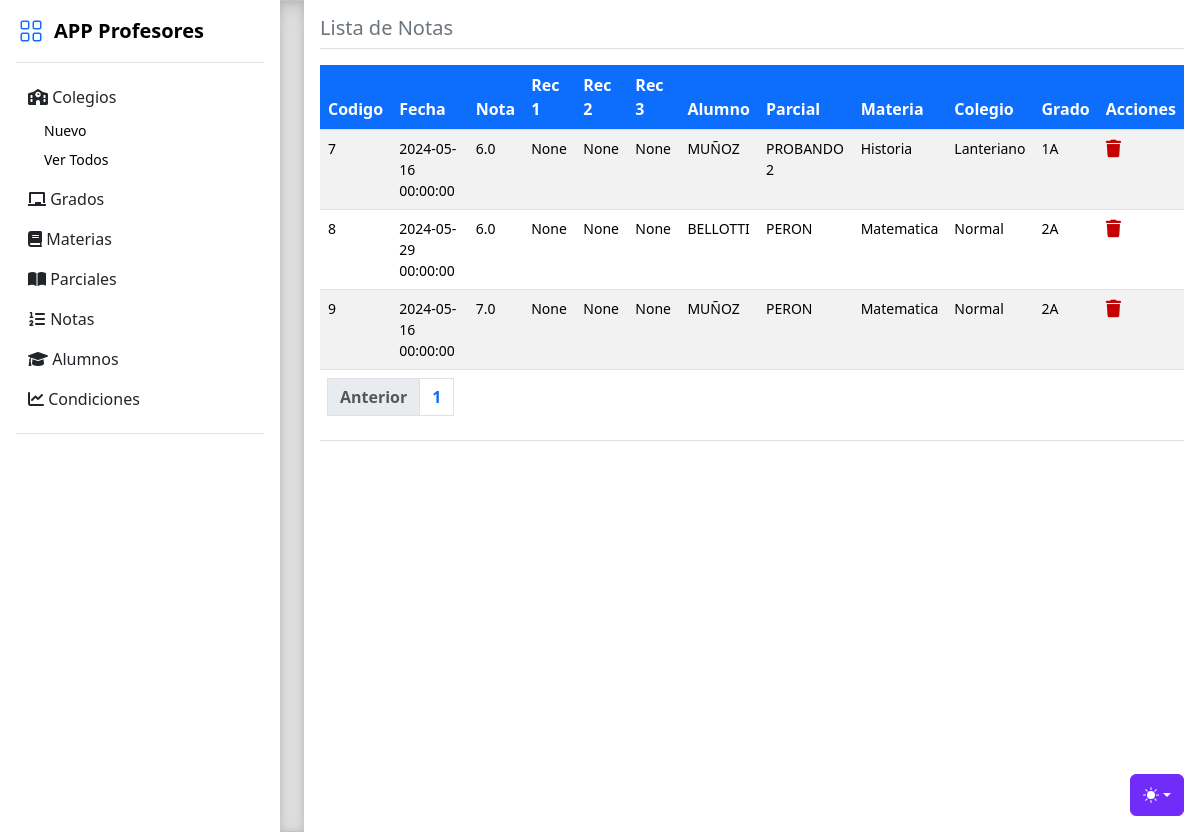
The page /notas/ver on the database as committed earlier.
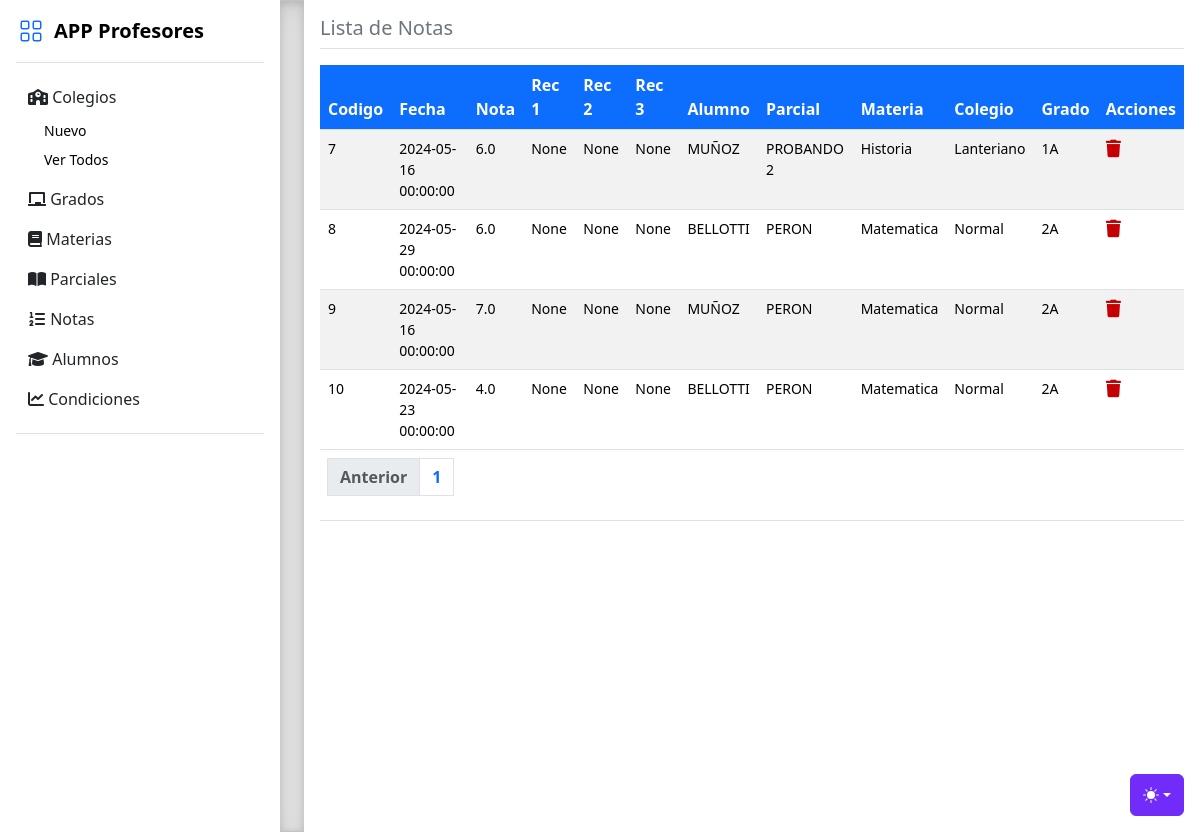
The same page on the database as committed later.
### tables this page shows
CREATE TABLE notas (
  id INTEGER PRIMARY KEY AUTOINCREMENT,
  fecha DATE NOT NULL,
  nota FLOAT NOT NULL,
  rec1 FLOAT,
  rec2 FLOAT,
  rec3 FLOAT,
  id_alumno INTEGER NOT NULL,
  id_parcial INTEGER NOT NULL,
  FOREIGN KEY (id_alumno) REFERENCES alumnos(id),
  FOREIGN KEY (id_parcial) REFERENCES parciales(id)
);

CREATE TABLE alumnos (
  id INTEGER PRIMARY KEY AUTOINCREMENT,
  nombres VARCHAR(255) NOT NULL,
  apellidos VARCHAR(255) NOT NULL,
  email VARCHAR(255),
  id_colegios INTEGER NOT NULL,
  id_grados INTEGER NOT NULL,
  FOREIGN KEY (id_colegios) REFERENCES colegios(id),
  FOREIGN KEY (id_grados) REFERENCES grados(id)
);

CREATE TABLE parciales (
  id INTEGER PRIMARY KEY AUTOINCREMENT,
  tema VARCHAR(255) NOT NULL,
  id_materias INTEGER NOT NULL,
  FOREIGN KEY (id_materias) REFERENCES materias(id)
);

CREATE TABLE materias (
  id INTEGER PRIMARY KEY AUTOINCREMENT,
  nombre VARCHAR(255) NOT NULL,
  id_colegio INTEGER NOT NULL,
  id_grado INTEGER NOT NULL,
  FOREIGN KEY (id_colegio) REFERENCES colegios(id),
  FOREIGN KEY (id_grado) REFERENCES grados(id)
);

CREATE TABLE colegios (
  id INTEGER PRIMARY KEY AUTOINCREMENT,
  nombre VARCHAR(255) NOT NULL
);

### routers/notas.py (the view)
@router.get("/notas/ver")
def verNotas(req:Request, page: int = 1):
    verDb = FuncionesDB()
    alumnos = verDb.mostrarTabla("alumnos")
    parciales = verDb.mostrarTabla("parciales")
    colegios = verDb.mostrarTabla("colegios")
    materias = verDb.mostrarTabla("materias")
    grados = verDb.mostrarTabla("grados")
    notas2 = verDb.mostrarTabla("notas")
    resultados=[]
    for x in notas2:
        codigo = x[0]
        fecha = x[1]
        nota = x[2]
        rec1 = x[3]
        rec2 = x[4]
        rec3 = x[5]
        for alumno in alumnos:
            if alumno[0] == x[6]:
                alumno_nombre = alumno[2]
        for parcial in parciales:
            if parcial[0] == x[7]:
                parcial_nombre = parcial[1]
                for materia in materias:
                    if materia[0] == parcial[2]:
                        materia_nombre=materia[1]
                        for colegio in colegios:
                            if colegio[0] == materia[2]:
                                colegio_nombre = colegio[1]
                        for grado in grados:
                            if grado[0] == materia[3]:
                                grado_nombre = grado[1] + grado[2]
        resultados.append({
        "codigo": codigo,
        "fecha": fecha,
        "nota": nota,
        "rec1": rec1,
        "rec2": rec2,
        "rec3": rec3,
        "alumnoNombre": alumno_nombre,
        "parcialNombre": parcial_nombre,
        "materiaNombre": materia_nombre,
        "colegioNombre": colegio_nombre,
        "gradoNombre": grado_nombre})
    notas = verDb.mostrarTablaPaginada("notas", page, 15)
    total_notas = verDb.contarFilas("notas")
    total_paginas = math.ceil(total_notas / 15)
    return template.TemplateResponse("notas_ver.html", { "request" : req, "resultados": resultados, "notas": notas, "page": page, "total_paginas": total_paginas })

### templates/notas_ver.html (shortened to what this page needs)
<!doctype html>
<html lang="es" data-bs-theme="auto">
  <head><script src="/templates/static/color-modes.js"></script>
    <link href="/templates/static/bootstrap.min.css" rel="stylesheet">
    <link href="/templates/static/style.css" rel="stylesheet">
    <link rel="stylesheet" href="https://cdnjs.cloudflare.com/ajax/libs/font-awesome/6.0.0-beta3/css/all.min.css" />
    <link rel="stylesheet" href="https://cdn.jsdelivr.net/npm/@docsearch/css@3">
    <link href="/templates/static/sidebars.css" rel="stylesheet">
  </head>
  <body>
    <div class="dropdown position-fixed bottom-0 end-0 mb-3 me-3 bd-mode-toggle">
      <button class="btn btn-bd-primary py-2 dropdown-toggle d-flex align-items-center"
              id="bd-theme"
              type="button"
              aria-expanded="false"
              data-bs-toggle="dropdown"
              aria-label="Toggle theme (auto)">
        <svg class="bi my-1 theme-icon-active" width="1em" height="1em"><use href="#circle-half"></use></svg>
      </button>
    </div>
<main class="d-flex flex-nowrap">
  <div class="flex-shrink-0 p-3" style="width: 280px;">
    <a href="/productos/ver_todos" class="d-flex align-items-center pb-3 mb-3 link-body-emphasis text-decoration-none border-bottom">
      <svg class="bi pe-none me-2" width="30" height="24" style="color: #0D6EFD;"><use xlink:href="#grid"/></svg>
      <span class="fs-5 fw-semibold">APP Profesores</span>
    </a>
    <ul class="list-unstyled ps-0">
      {% include 'menu.html' %}
  <div class="b-example-divider b-example-vr"></div>
  <div class="m-3 w-100 vh-100">
    <h5 class="text-secondary">Lista de Notas</h5>
    <div class="border-top mb-3 w-100"></div>
    <article>
      <table class="table table-striped m-0 bg-success text-white">
          <thead>
              <tr>
                  <th class="centrado bg-primary text-white">Codigo</th>
                  <th class="centrado bg-primary text-white">Fecha</th>
                  <th class="centrado bg-primary text-white">Nota</th>
                  <th class="centrado bg-primary text-white">Rec 1</th>
                  <th class="centrado bg-primary text-white">Rec 2</th>
                  <th class="centrado bg-primary text-white">Rec 3</th>
                  <th class="centrado bg-primary text-white">Alumno</th>
                  <th class="centrado bg-primary text-white">Parcial</th>
                  <th class="centrado bg-primary text-white">Materia</th>
                  <th class="centrado bg-primary text-white">Colegio</th>
                  <th class="centrado bg-primary text-white">Grado</th>
                  <th class="centrado bg-primary text-white">Acciones</th>
              </tr>
          </thead>
          <tbody>
          {% for resultado in resultados %}
              <tr>
                  <td class="centrado small">{{ resultado.codigo }}</td>
                  <td class="centrado small">{{ resultado.fecha }}</td>
                  <td class="centrado small">{{ resultado.nota }}</td>
                  <td class="centrado small">{{ resultado.rec1 }}</td>
                  <td class="centrado small">{{ resultado.rec2 }}</td>
                  <td class="centrado small">{{ resultado.rec3 }}</td>
                  <td class="centrado small">{{ resultado.alumnoNombre }}</td>
                  <td class="centrado small">{{ resultado.parcialNombre }}</td>
                  <td class="centrado small">{{ resultado.materiaNombre }}</td>
                  <td class="centrado small">{{ resultado.colegioNombre }}</td>
                  <td class="centrado small">{{ resultado.gradoNombre }}</td>
                  <td class="centrado small">
                    <a href="borrar/{{ resultado.codigo }}"></a>
                      </td>
              </tr>
              {% endfor %}
              </div>
      <table class="table table-striped m-0">
          <thead><tr><th class="text-white m-0">
      <nav aria-label="Page navigation example m-0">
          <ul class="pagination">
              <li class="page-item">
                  {% if page > 1 %}
                      <a class="page-link" href="/colegio/ver?page={{ page - 1 }}">Anterior</a>
                      {% else %}
                      <li class="page-item disabled">
                          <a class="page-link">Anterior</a>
                      </li>
                  {% endif %}
              </li>
              {% for i in range(total_paginas) %}
                  <li class="page-item"><a class="page-link" href="/colegio/ver?page={{ i + 1 }}">{{ i + 1 }}</a></li>
              {% endfor %}
          </ul>
      </nav>
      </tr></thead>
  </table>
</main>
</body>
</html>

### templates/menu.html (shortened to what this page needs)
<li class="mb-1">
    <button class="btn d-inline-flex align-items-center rounded border-0 collapsed" data-bs-toggle="collapse" data-bs-target="#home-collapse" aria-expanded="false">
      <i class="fa-solid fa-school"></i></i>&nbsp;Colegios
    </button>
    <div class="collapse show" id="home-collapse">
      <ul class="btn-toggle-nav list-unstyled fw-normal pb-1 small">
        <li><a href="/colegio/nuevo" class="link-body-emphasis d-inline-flex text-decoration-none rounded">Nuevo</a></li>
        <li><a href="/colegio/ver" class="link-body-emphasis d-inline-flex text-decoration-none rounded">Ver Todos</a></li>
      </ul>
    </div>
  </li>
  <li class="mb-1">
    <button class="btn d-inline-flex align-items-center rounded border-0 collapsed" data-bs-toggle="collapse" data-bs-target="#dashboard-collapse" aria-expanded="true">
      <i class="fa-solid fa-chalkboard"></i>&nbsp;Grados
    </button>
  </li>
  <li class="mb-1">
    <button class="btn d-inline-flex align-items-center rounded border-0 collapsed" data-bs-toggle="collapse" data-bs-target="#orders-collapse" aria-expanded="false">
      <i class="fa-solid fa-book"></i></i>&nbsp;Materias
    </button>
  </li>
  <li class="mb-1">
    <button class="btn d-inline-flex align-items-center rounded border-0 collapsed" data-bs-toggle="collapse" data-bs-target="#joni-collapse" aria-expanded="false">
      <i class="fa-solid fa-book-open"></i>&nbsp;Parciales
    </button>
  </li>
  <li class="mb-1">
    <button class="btn d-inline-flex align-items-center rounded border-0 collapsed" data-bs-toggle="collapse" data-bs-target="#almacen-collapse" aria-expanded="false">
      <i class="fa-solid fa-list-ol"></i>&nbsp;Notas
    </button>
  </li>
  <li class="mb-1">
    <button class="btn d-inline-flex align-items-center rounded border-0 collapsed" data-bs-toggle="collapse" data-bs-target="#ingreso-collapse" aria-expanded="false">
      <i class="fa-solid fa-graduation-cap"></i>&nbsp;Alumnos
    </button>
  </li>
  <li class="mb-1">
    <button class="btn d-inline-flex align-items-center rounded border-0 collapsed" data-bs-toggle="collapse" data-bs-target="#movimiento-collapse" aria-expanded="false">
      <i class="fa-solid fa-chart-line"></i>&nbsp;Condiciones
    </button>
  </li>
  <li class="border-top my-3"></li>
</ul>
</div>

### templates/static/style.css (style rules this page uses)
main { overflow-x: auto; overflow-y: hidden; }
.dropdown-toggle { outline: 0; }
.btn-toggle-nav a { padding: .1875rem .5rem; margin-top: .125rem; margin-left: 1.25rem; }
.b-example-divider { background-color: rgba(0, 0, 0, .1); border: solid rgba(0, 0, 0, .15); border-width: 1px 0; box-shadow: inset 0 .5em 1.5em rgba(0, 0, 0, .1), inset 0 .125em .5em rgba(0, 0, 0, .15); }
.b-example-vr { flex-shrink: 0; width: 1.5rem; height: inherit; }
.bi { vertical-align: -.125em; fill: currentColor; }
.btn-bd-primary { --bd-violet-bg: #712cf9; --bd-violet-rgb: 112.520718, 44.062154, 249.437846; --bs-btn-font-weight: 600; --bs-btn-color: var(--bs-white); --bs-btn-bg: var(--bd-violet-bg); --bs-btn-border-color: var(--bd-violet-bg); --bs-btn-hover-color: var(--bs-white); --bs-btn-hover-bg: #6528e0; --bs-btn-hover-border-color: #6528e0; --bs-btn-focus-shadow-rgb: var(--bd-violet-rgb); --bs-btn-active-color: var(--bs-btn-hover-color); --bs-btn-active-bg: #5a23c8; --bs-btn-active-border-color: #5a23c8; }
.bd-mode-toggle { z-index: 1500; }

### templates/static/sidebars.css (style rules this page uses)
.dropdown-toggle { outline: 0; }
.btn-toggle-nav a { padding: .1875rem .5rem; margin-top: .125rem; margin-left: 1.25rem; }

Rows that differ between the two databases and show on the page:
added notas: fecha "2024-05-23 00:00:00", nota "4.0"
Other text that changed with them:
new list line: "10 None None None 2A"
new list line: "BELLOTTI"
new list line: "PERON"
new list line: "Matematica"
new list line: "Normal"
